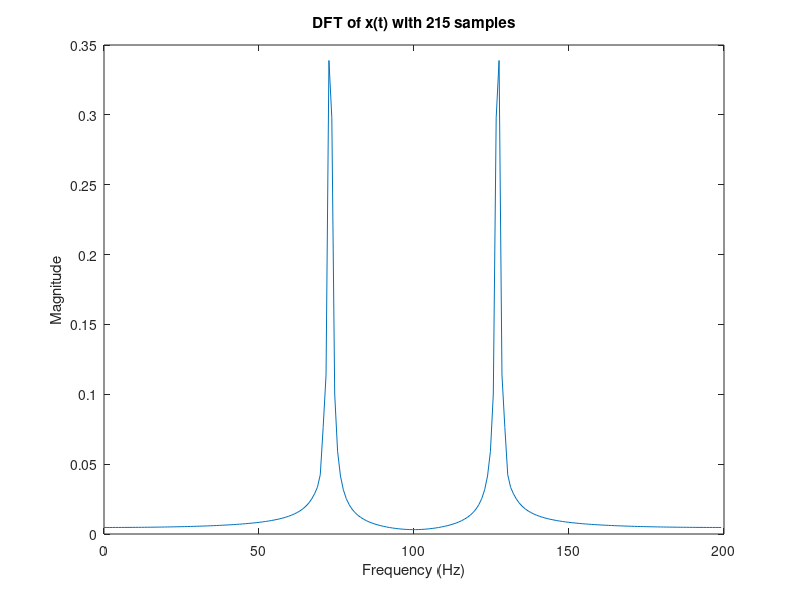
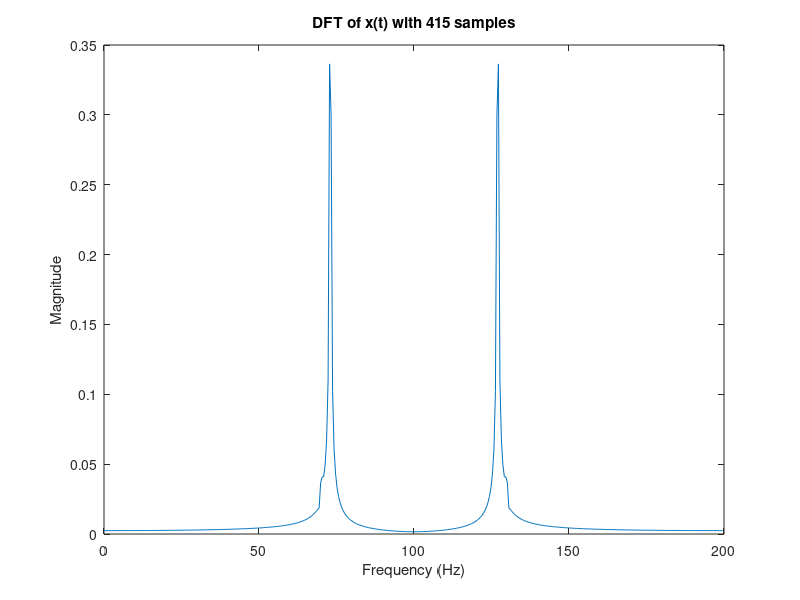
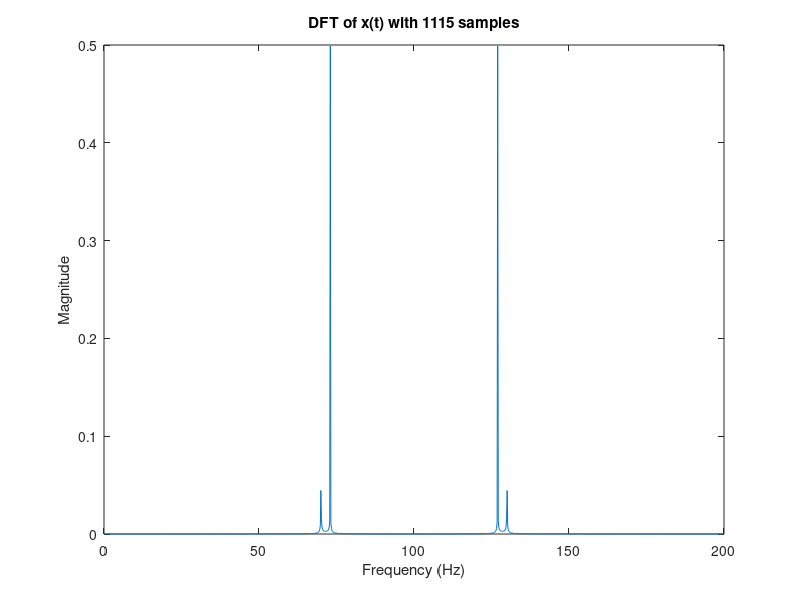
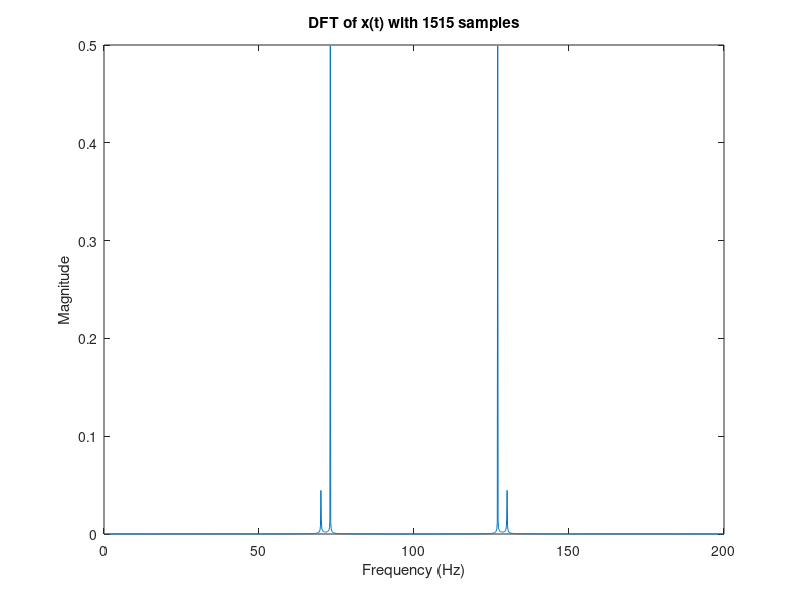

The MATLAB script that drew these images, in order:
Fs=200;
t=[0:1/Fs:10-1/Fs];
A=140;
B=146;
Samples=[215,415,1115,1515,1915];
for i=1:length(Samples)
    L=Samples(i)
    x=0.1*sin(A*pi*t)+cos(B*pi*t);
    f=Fs*(0:L-1)/L;
    y=abs(fft(x,L))/L;
    figure;
    plot(f,y)
    xlabel('Frequency (Hz)')
    ylabel('Magnitude')
    title(['DFT of x(t) with ', num2str(L),' samples'])
end


